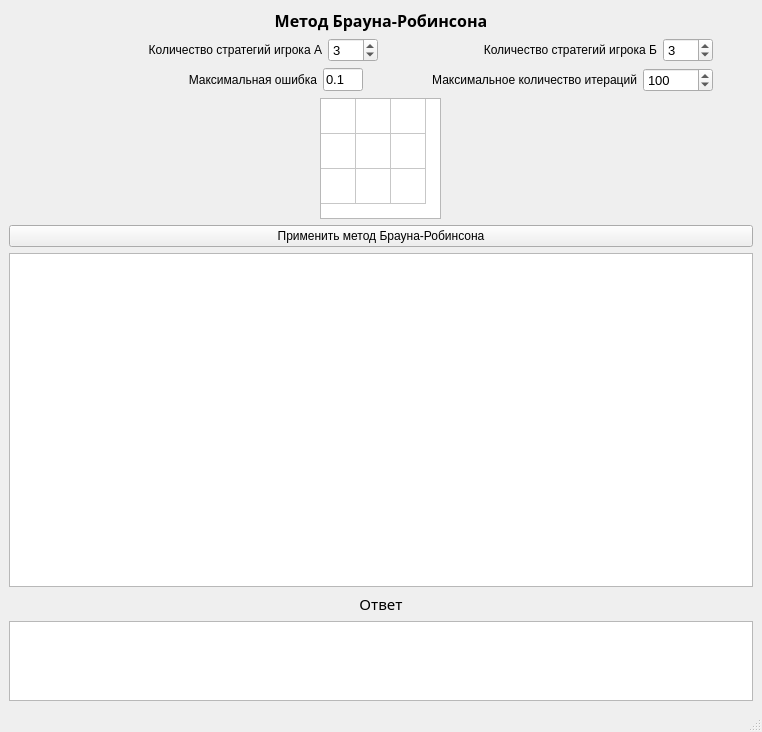
<?xml version="1.0" encoding="UTF-8"?>
<ui version="4.0">
 <class>MainWindow</class>
 <widget class="QMainWindow" name="MainWindow">
  <property name="geometry">
   <rect>
    <x>0</x>
    <y>0</y>
    <width>762</width>
    <height>732</height>
   </rect>
  </property>
  <property name="sizePolicy">
   <sizepolicy hsizetype="Preferred" vsizetype="Preferred">
    <horstretch>0</horstretch>
    <verstretch>0</verstretch>
   </sizepolicy>
  </property>
  <property name="windowTitle">
   <string>MainWindow</string>
  </property>
  <widget class="QWidget" name="centralwidget">
   <property name="acceptDrops">
    <bool>false</bool>
   </property>
   <property name="layoutDirection">
    <enum>Qt::LeftToRight</enum>
   </property>
   <layout class="QVBoxLayout" name="verticalLayout_2">
    <property name="sizeConstraint">
     <enum>QLayout::SetDefaultConstraint</enum>
    </property>
    <item>
     <widget class="QLabel" name="label">
      <property name="font">
       <font>
        <family>Segoe UI Semibold</family>
        <pointsize>12</pointsize>
        <weight>75</weight>
        <bold>true</bold>
       </font>
      </property>
      <property name="layoutDirection">
       <enum>Qt::LeftToRight</enum>
      </property>
      <property name="text">
       <string>Метод Брауна-Робинсона</string>
      </property>
      <property name="alignment">
       <set>Qt::AlignCenter</set>
      </property>
      <property name="wordWrap">
       <bool>false</bool>
      </property>
     </widget>
    </item>
    <item>
     <layout class="QHBoxLayout" name="horizontalLayout_2">
      <item>
       <spacer name="horizontalSpacer_2">
        <property name="orientation">
         <enum>Qt::Horizontal</enum>
        </property>
        <property name="sizeType">
         <enum>QSizePolicy::Maximum</enum>
        </property>
        <property name="sizeHint" stdset="0">
         <size>
          <width>40</width>
          <height>20</height>
         </size>
        </property>
       </spacer>
      </item>
      <item>
       <widget class="QLabel" name="label_2">
        <property name="font">
         <font>
          <family>Segoe UI</family>
          <pointsize>9</pointsize>
         </font>
        </property>
        <property name="text">
         <string>Количество стратегий игрока А</string>
        </property>
        <property name="alignment">
         <set>Qt::AlignRight|Qt::AlignTrailing|Qt::AlignVCenter</set>
        </property>
        <property name="wordWrap">
         <bool>true</bool>
        </property>
       </widget>
      </item>
      <item>
       <widget class="QSpinBox" name="spinBoxStrategyACount">
        <property name="maximumSize">
         <size>
          <width>50</width>
          <height>16777215</height>
         </size>
        </property>
        <property name="font">
         <font>
          <family>Segoe UI</family>
          <pointsize>10</pointsize>
         </font>
        </property>
        <property name="minimum">
         <number>1</number>
        </property>
        <property name="value">
         <number>3</number>
        </property>
       </widget>
      </item>
      <item>
       <widget class="QLabel" name="label_3">
        <property name="font">
         <font>
          <family>Segoe UI</family>
          <pointsize>9</pointsize>
         </font>
        </property>
        <property name="text">
         <string>Количество стратегий игрока Б</string>
        </property>
        <property name="alignment">
         <set>Qt::AlignRight|Qt::AlignTrailing|Qt::AlignVCenter</set>
        </property>
        <property name="wordWrap">
         <bool>true</bool>
        </property>
       </widget>
      </item>
      <item>
       <widget class="QSpinBox" name="spinBoxStrategyBCount">
        <property name="maximumSize">
         <size>
          <width>50</width>
          <height>16777215</height>
         </size>
        </property>
        <property name="font">
         <font>
          <family>Segoe UI</family>
          <pointsize>10</pointsize>
          <weight>50</weight>
          <italic>false</italic>
          <bold>false</bold>
         </font>
        </property>
        <property name="minimum">
         <number>1</number>
        </property>
        <property name="value">
         <number>3</number>
        </property>
       </widget>
      </item>
      <item>
       <spacer name="horizontalSpacer_3">
        <property name="orientation">
         <enum>Qt::Horizontal</enum>
        </property>
        <property name="sizeType">
         <enum>QSizePolicy::Maximum</enum>
        </property>
        <property name="sizeHint" stdset="0">
         <size>
          <width>40</width>
          <height>20</height>
         </size>
        </property>
       </spacer>
      </item>
     </layout>
    </item>
    <item>
     <layout class="QHBoxLayout" name="horizontalLayout_5">
      <item>
       <spacer name="horizontalSpacer">
        <property name="orientation">
         <enum>Qt::Horizontal</enum>
        </property>
        <property name="sizeType">
         <enum>QSizePolicy::Maximum</enum>
        </property>
        <property name="sizeHint" stdset="0">
         <size>
          <width>40</width>
          <height>20</height>
         </size>
        </property>
       </spacer>
      </item>
      <item>
       <widget class="QLabel" name="label_5">
        <property name="font">
         <font>
          <family>Segoe UI</family>
          <pointsize>9</pointsize>
         </font>
        </property>
        <property name="text">
         <string>Максимальная ошибка</string>
        </property>
        <property name="alignment">
         <set>Qt::AlignRight|Qt::AlignTrailing|Qt::AlignVCenter</set>
        </property>
        <property name="wordWrap">
         <bool>true</bool>
        </property>
       </widget>
      </item>
      <item>
       <widget class="QLineEdit" name="lineEditMaxError">
        <property name="minimumSize">
         <size>
          <width>40</width>
          <height>0</height>
         </size>
        </property>
        <property name="maximumSize">
         <size>
          <width>40</width>
          <height>16777215</height>
         </size>
        </property>
        <property name="font">
         <font>
          <family>Segoe UI</family>
          <pointsize>10</pointsize>
         </font>
        </property>
        <property name="inputMask">
         <string/>
        </property>
        <property name="text">
         <string>0.1</string>
        </property>
       </widget>
      </item>
      <item>
       <widget class="QLabel" name="label_6">
        <property name="font">
         <font>
          <family>Segoe UI</family>
          <pointsize>9</pointsize>
         </font>
        </property>
        <property name="text">
         <string>Максимальное количество итераций</string>
        </property>
        <property name="alignment">
         <set>Qt::AlignRight|Qt::AlignTrailing|Qt::AlignVCenter</set>
        </property>
        <property name="wordWrap">
         <bool>true</bool>
        </property>
       </widget>
      </item>
      <item>
       <widget class="QSpinBox" name="spinBoxMaxIterationCount">
        <property name="maximumSize">
         <size>
          <width>70</width>
          <height>16777215</height>
         </size>
        </property>
        <property name="font">
         <font>
          <family>Segoe UI</family>
          <pointsize>10</pointsize>
         </font>
        </property>
        <property name="minimum">
         <number>10</number>
        </property>
        <property name="maximum">
         <number>1000000</number>
        </property>
        <property name="value">
         <number>100</number>
        </property>
       </widget>
      </item>
      <item>
       <spacer name="horizontalSpacer_4">
        <property name="orientation">
         <enum>Qt::Horizontal</enum>
        </property>
        <property name="sizeType">
         <enum>QSizePolicy::Maximum</enum>
        </property>
        <property name="sizeHint" stdset="0">
         <size>
          <width>40</width>
          <height>20</height>
         </size>
        </property>
       </spacer>
      </item>
     </layout>
    </item>
    <item alignment="Qt::AlignHCenter">
     <widget class="QTableWidget" name="tableWidgetStrategyMatrixInput">
      <property name="sizePolicy">
       <sizepolicy hsizetype="Maximum" vsizetype="Maximum">
        <horstretch>0</horstretch>
        <verstretch>0</verstretch>
       </sizepolicy>
      </property>
      <property name="font">
       <font>
        <pointsize>10</pointsize>
       </font>
      </property>
      <property name="frameShadow">
       <enum>QFrame::Raised</enum>
      </property>
      <property name="sizeAdjustPolicy">
       <enum>QAbstractScrollArea::AdjustToContents</enum>
      </property>
      <property name="alternatingRowColors">
       <bool>false</bool>
      </property>
      <property name="showGrid">
       <bool>true</bool>
      </property>
      <property name="gridStyle">
       <enum>Qt::SolidLine</enum>
      </property>
      <property name="wordWrap">
       <bool>false</bool>
      </property>
      <property name="rowCount">
       <number>3</number>
      </property>
      <property name="columnCount">
       <number>3</number>
      </property>
      <attribute name="horizontalHeaderVisible">
       <bool>false</bool>
      </attribute>
      <attribute name="horizontalHeaderDefaultSectionSize">
       <number>35</number>
      </attribute>
      <attribute name="horizontalHeaderMinimumSectionSize">
       <number>35</number>
      </attribute>
      <attribute name="verticalHeaderVisible">
       <bool>false</bool>
      </attribute>
      <attribute name="verticalHeaderDefaultSectionSize">
       <number>35</number>
      </attribute>
      <attribute name="verticalHeaderMinimumSectionSize">
       <number>35</number>
      </attribute>
      <row/>
      <row/>
      <row/>
      <column/>
      <column/>
      <column/>
     </widget>
    </item>
    <item>
     <widget class="QPushButton" name="pushButtonCalculate">
      <property name="sizePolicy">
       <sizepolicy hsizetype="Minimum" vsizetype="Fixed">
        <horstretch>0</horstretch>
        <verstretch>0</verstretch>
       </sizepolicy>
      </property>
      <property name="autoFillBackground">
       <bool>false</bool>
      </property>
      <property name="text">
       <string>Применить метод Брауна-Робинсона</string>
      </property>
     </widget>
    </item>
    <item>
     <widget class="QTableWidget" name="tableWidgetSolution">
      <property name="sizePolicy">
       <sizepolicy hsizetype="Expanding" vsizetype="Expanding">
        <horstretch>0</horstretch>
        <verstretch>0</verstretch>
       </sizepolicy>
      </property>
      <property name="frameShadow">
       <enum>QFrame::Raised</enum>
      </property>
      <property name="sizeAdjustPolicy">
       <enum>QAbstractScrollArea::AdjustIgnored</enum>
      </property>
      <attribute name="verticalHeaderVisible">
       <bool>false</bool>
      </attribute>
     </widget>
    </item>
    <item>
     <widget class="QLabel" name="label_4">
      <property name="font">
       <font>
        <family>Segoe UI Semibold</family>
        <pointsize>11</pointsize>
       </font>
      </property>
      <property name="text">
       <string>Ответ</string>
      </property>
      <property name="alignment">
       <set>Qt::AlignCenter</set>
      </property>
     </widget>
    </item>
    <item>
     <widget class="QTableWidget" name="tableWidgetAnswer">
      <property name="maximumSize">
       <size>
        <width>16777215</width>
        <height>80</height>
       </size>
      </property>
     </widget>
    </item>
   </layout>
  </widget>
  <widget class="QMenuBar" name="menubar">
   <property name="geometry">
    <rect>
     <x>0</x>
     <y>0</y>
     <width>762</width>
     <height>21</height>
    </rect>
   </property>
  </widget>
  <widget class="QStatusBar" name="statusbar"/>
 </widget>
 <resources/>
 <connections/>
</ui>
